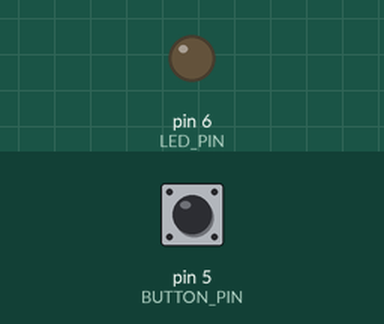
Recording of a sketch running on a simulated Arduino Uno, built with avr-gcc and run on an emulated ATmega328P. Parts: output pins drawn as LEDs (lit = HIGH). The inputs (shaded band) are chosen by the test bench; at power-on: pin 5 (BUTTON_PIN) LOW.

Above: at 1.2 s.
1.3 s: pin 5 (BUTTON_PIN) pulled HIGH for 0.15 s
At 1.37 s:
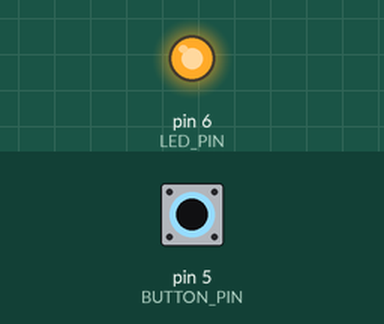
2.9 s: pin 5 (BUTTON_PIN) pulled HIGH for 3.2 s
At 7.3 s:
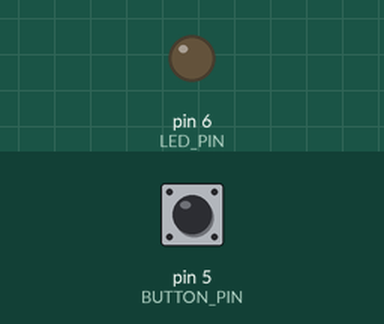
Timing chart, 0 to 8.8 s (numbered marks = the images above; inputs shaded):
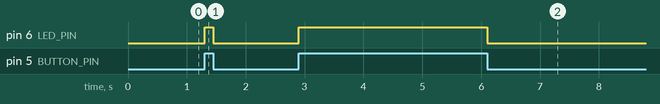

Measured:
- after the input at 1.3 s, pin 6 (LED_PIN): LOW → HIGH at once, → LOW 0.15 s later
- after the input at 2.9 s, pin 6 (LED_PIN): LOW → HIGH at once, → LOW 3.2 s later

The sketch:

LedTest.ino
```cpp
#include "Arduino.h"
#include "HardwareSerial.h"
#include <Button.h>

uint8_t LED_PIN = 6;
uint8_t BUTTON_PIN = 5;
Button b = Button(BUTTON_PIN);

void setup() {
  Serial.begin(9600);
  pinMode(LED_PIN, OUTPUT);
}

void loop() {
  if (b.high()) {
    digitalWrite(LED_PIN, HIGH);
  } else {
    digitalWrite(LED_PIN, LOW);
  }
}
```
